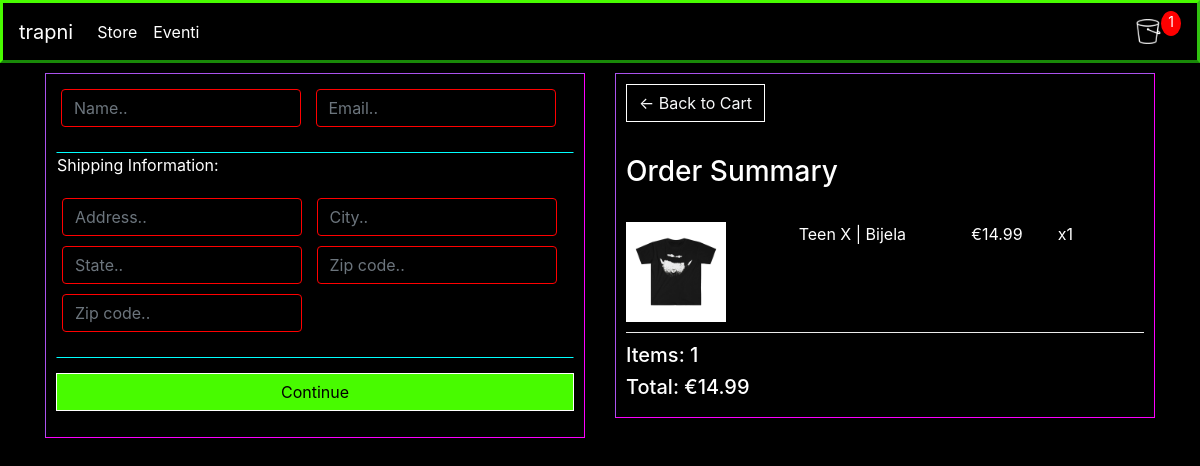
Screenshot of /checkout/ (signed in) with the database file from the repository.
### TrapniApp/models.py (models this page shows, shortened)
class OrderItem(models.Model):
    product = models.ForeignKey(Product, on_delete=models.SET_NULL, null=True)
    order = models.ForeignKey(Order, on_delete=models.SET_NULL, null=True)
    quantity = models.IntegerField(default=0, null=True, blank=True)
    date_added = models.DateTimeField(auto_now_add=True)
    @property
    def get_total(self):
        total = self.product.price * self.quantity
        return total

class Product(models.Model):
    name = models.CharField(max_length=200)
    price = models.DecimalField(max_digits=7, decimal_places=2)
    digital = models.BooleanField(default=False, null=True, blank=True)
    image = models.ImageField(null=True, blank=True)
    @property
    def imageURL(self):
        try:
            url = self.image.url
        except:
            url = ''
        return url

class Order(models.Model):
    customer = models.ForeignKey(Customer, on_delete=models.SET_NULL, null=True, blank=True)
    date_ordered = models.DateTimeField(auto_now_add=True)
    complete = models.BooleanField(default=False)
    transaction_id = models.CharField(max_length=100, null=True)
    @property
    def shipping(self):
        shipping = False
        orderitems = self.orderitem_set.all()
        for i in orderitems:
            if i.product.digital == False:
                shipping = True
        return shipping
    @property
    def get_cart_total(self):
        orderitems = self.orderitem_set.all()
        total = sum([item.get_total for item in orderitems])
        return total
    @property
    def get_cart_items(self):
        orderitems = self.orderitem_set.all()
        total = sum([item.quantity for item in orderitems])
        return total

### TrapniApp/views.py (the view)
# urls.py: path('checkout/', views.checkout, name="checkout"),
def checkout(request):
    data = cartData(request)
    cartItems = data['cartItems']
    order = data['order']
    items = data['items']
    context = {'items': items, 'order': order, 'cartItems': cartItems}
    return render(request, 'TrapniApp/checkout.html', context)

### TrapniApp/utils.py (called while the page is built)
def cartData(request):
    if request.user.is_authenticated:
        customer = request.user.customer
        order, created = Order.objects.get_or_create(customer=customer, complete=False)
        items = order.orderitem_set.all()
        cartItems = order.get_cart_items
    else:
        cookieData = cookieCart(request)
        cartItems = cookieData['cartItems']
        order = cookieData['order']
        items = cookieData['items']
    return{'cartItems': cartItems, 'order': order, 'items': items}

### templates/TrapniApp/checkout.html (shortened to what this page needs)
{% extends 'TrapniApp/main.html' %}
{% load static %}
{% block content %}
<div class="row">
    <div class="col-lg-6">
        <div class="box-element form-info" id="form-wrapper">
            <form id="form">
                <div id="user-info">
                    <div class="form-field">
                        <input required class="form-control" type="text" name="name" placeholder="Name..">
                    </div>
                    <div class="form-field">
                        <input required class="form-control" type="email" name="email" placeholder="Email..">
                    </div>
                </div>
                <div id="shipping-info">
                    <p>Shipping Information:</p>
						<div class="form-field">
							<input class="form-control" type="text" name="address" placeholder="Address..">
						</div>
						<div class="form-field">
							<input class="form-control" type="text" name="city" placeholder="City..">
						</div>
						<div class="form-field">
							<input class="form-control" type="text" name="state" placeholder="State..">
						</div>
						<div class="form-field">
							<input class="form-control" type="text" name="zipcode" placeholder="Zip code..">
						</div>
						<div class="form-field">
							<input class="form-control" type="text" name="country" placeholder="Zip code..">
						</div>
                </div>
                <input id="form-button" class="btn btn-success btn-block" type="submit" value="Continue">
            </form>
        </div>
        <br>
    </div>
    <div class="col-lg-6">
        <div class="box-element order-summary">
            <a  class="btn btn-outline-light" href="{% url 'cart' %}">&#x2190; Back to Cart</a>
            <hr>
            <h3>Order Summary</h3>
            <hr>
            {% for item in items%}
            <div class="cart-row">
                <div style="flex:2"><img class="row-image" src="{{item.product.imageURL}}"></div>
                <div style="flex:2"><p>{{item.product.name}}</p></div>
                <div style="flex:1"><p>€{{item.product.price}}</p></div>
                <div style="flex:1"><p>x{{item.quantity}}</p></div>
            </div>
            {% endfor %}
            <h5>Items:   {{order.get_cart_items}}</h5>
			<h5>Total:   €{{order.get_cart_total|floatformat:2}}</h5>
        </div>
    </div>
</div>
{% endblock content %}

### static/css/main.css (style rules this page uses)
body { background-color: black; }
h1,h2,h3,h4,h5,h6 { color: white; border-color: #48fb00 #31c110 #198908 #48fb00; }
.box-element { background-color: black; padding: 10px; border-color: red; }
.col-lg-4, .col-lg-6, .col-lg-8, .col-lg-12 { margin-top: 10px; }
.btn { border: 1px solid white; border-radius: 0; }
.row-image { width: 100px; }
.form-field { width:250px; display: inline-block; padding: 5px; }
.cart-row { display: flex; align-items: flex-stretch; padding-bottom: 10px; margin-bottom: 10px; border-bottom: 1px solid #ececec; }
#form-button { color:black; background-color: #48fb00; }
.form-info { background-color: black; color:white; border: 1px solid transparent; border-top-color:#aa52ed; border-bottom-color: #fd01fe; border-left-color: #aa52ed; border-right-color: #fd01fe; }
.form-control { color: white; background-color: black; border: 1px solid transparent; border-color: red; }
#shipping-info { border: 1px solid transparent; border-top-color: #01ffff; border-bottom-color: #01ffff; padding-bottom: 20px; }
#user-info { padding-bottom: 20px; }
#form-button { margin-top: 15px; }
.order-summary { background-color: black; color: white; border: 1px solid transparent; border-top-color:#aa52ed; border-bottom-color: #fd01fe; border-left-color: #aa52ed; border-right-color: #fd01fe; }

### rows the page displays
OrderItem: product.imageURL (picture), product.name "Teen X | Bijela", product.price "14.99", quantity "1"
Order: get_cart_items "1", get_cart_total "14.99"

### other values shown
{{ cartItems }} "1"
